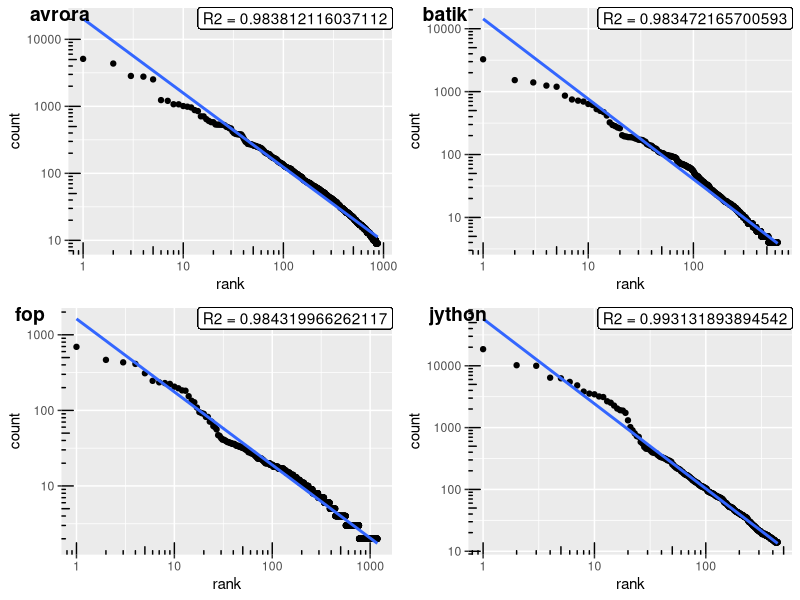

R code for this plot:
#!/usr/bin/env Rscript
library("ggplot2")
library("ggpubr")

avrora <- read.table("table/avrora.csv", head = TRUE, sep = ",")
batik <- read.table("table/batik.csv", head = TRUE, sep = ",")
fop <- read.table("table/fop.csv", head = TRUE, sep = ",")
jython <- read.table("table/jython.csv", head = TRUE, sep = ",")

regression <- function(data) {
    y <- data$count
    x <- data$rank
    m <- lm(log10(y) ~ log10(x))
    p <- ggplot(data, aes(x = rank, y = count)) + geom_point() +
        geom_smooth(method = "lm", se = FALSE) +
        geom_label(data = data,
                   aes(x = Inf, y = Inf,
                       label = paste("R2 =", summary(m)$r.squared, sep = " ")),
                   hjust = 1, vjust = 1) +
        scale_y_log10() +
        scale_x_log10() +
        annotation_logticks(sides = "lb")
                                        # Log base 10 scale + log ticks (on left and bottom side)
    return(p)
}

p_avrora <- regression(avrora)
p_batik <- regression(batik)
p_fop <- regression(fop)
p_jython <- regression(jython)

pdf("dacapo.pdf")

ggarrange(p_avrora, p_batik, p_fop, p_jython,
          ncol = 2, nrow = 2,
          labels = c("avrora", "batik", "fop", "jython"))
